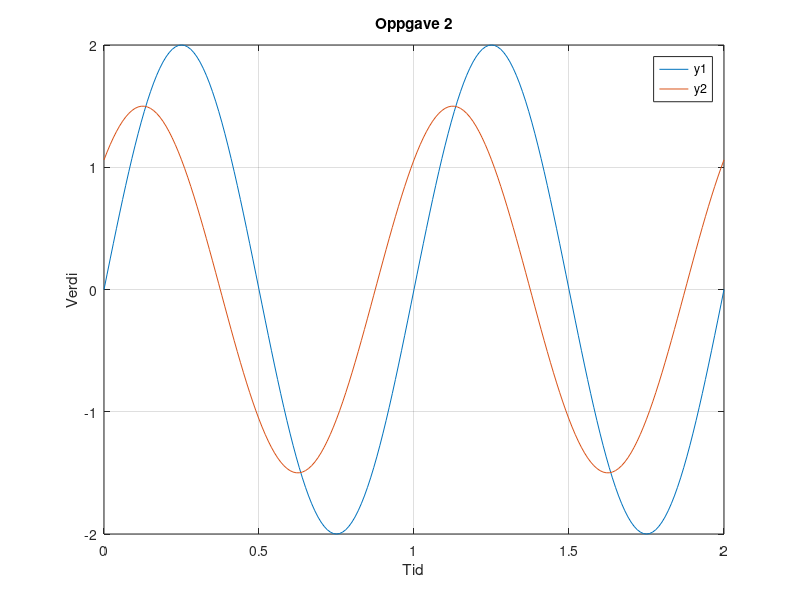

Source code (MATLAB):
clear all

t = 0:0.01:2;

y1 = 2*sin(2*pi*t);
y2 = 1.5*sin(2*pi*t+(pi/4));

plot(t, y1);
hold on
plot(t, y2);
grid on
legend('y1', 'y2');
title('Oppgave 2');
xlabel('Tid');
ylabel('Verdi');
